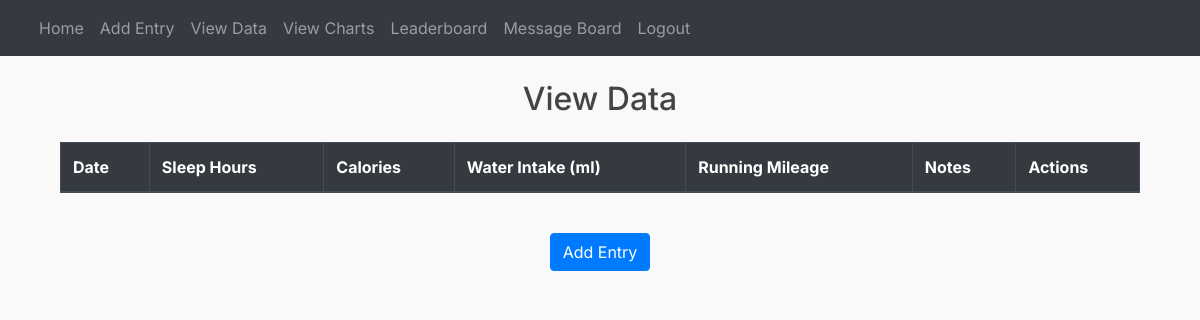
/view_data (signed in), run on an earlier commit of the app's database.
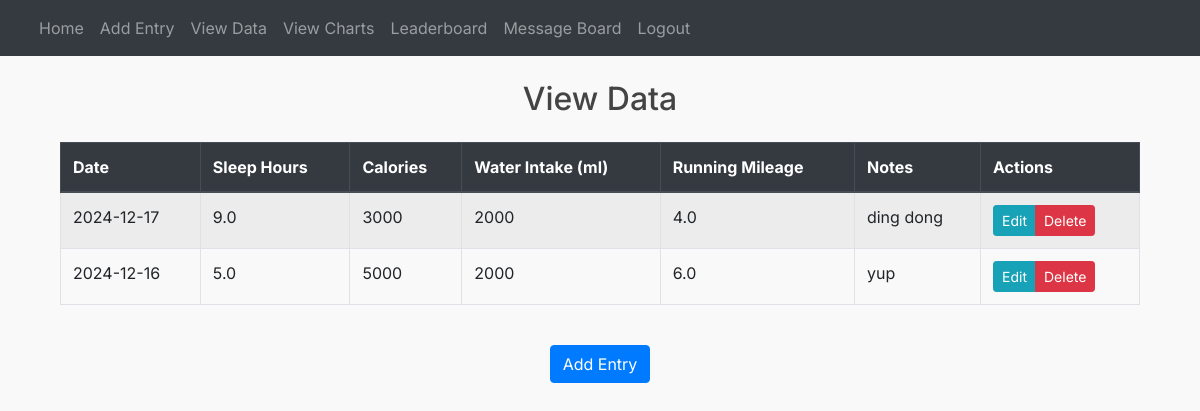
And on a later commit of the database.
### website/models.py (models this page shows)
class Entry(db.Model):
    id = db.Column(db.Integer, primary_key=True)
    date = db.Column(db.Date, default=datetime.date.today)
    sleep_hours = db.Column(db.Float, default=0)
    calories = db.Column(db.Integer, default=0)
    water_intake = db.Column(db.Integer, default=0)
    running_mileage = db.Column(db.Float, default=0)
    notes = db.Column(db.Text, nullable=True)
    user_id = db.Column(db.Integer, db.ForeignKey('user.id'))

### website/views.py (the view)
@views.route('/view_data', methods=['GET', 'POST'])
@login_required
def view_data():
    entries = Entry.query.filter_by(user_id=current_user.id).order_by(Entry.date.desc()).all()
    print(f"Found {len(entries)} entries for user {current_user.id}")  # Debug print
    for entry in entries:
        print(f"Entry {entry.id}: date={entry.date}, sleep={entry.sleep_hours}, calories={entry.calories}, water={entry.water_intake}, miles={entry.running_mileage}")  # Debug print
    return render_template("view_data.html", user=current_user, entries=entries, chart_data=True)

### website/__init__.py (called while the page is built)
@event.listens_for(Engine, "connect")
def set_sqlite_pragma(dbapi_connection, connection_record):
    if isinstance(dbapi_connection, sqlite3.Connection):
        cursor = dbapi_connection.cursor()
        cursor.execute("PRAGMA foreign_keys=ON")
        cursor.close()

def create_app():
    app = Flask(__name__)
    app.config['DEBUG'] = True
    app.config['SECRET_KEY'] = 'chenburger'
    app.config['SQLALCHEMY_DATABASE_URI'] = f'sqlite:///{DB_NAME}'
    app.config['SQLALCHEMY_TRACK_MODIFICATIONS'] = False
    db.init_app(app)
    migrate = Migrate(app, db)
    socketio.init_app(app)
    from .views import views
    from .auth import auth
    app.register_blueprint(auth, url_prefix='/')
    app.register_blueprint(views, url_prefix='/')
    from .models import User, Entry
    with app.app_context():
        db.create_all()
    login_manager = LoginManager()
    login_manager.login_view = 'auth.login'
    login_manager.init_app(app)
    @login_manager.user_loader
    def load_user(id):
        return User.query.get(int(id))
    return app

### website/templates/view_data.html
{% extends "base.html" %}
{% block content %}
{% if user.is_authenticated %}
<div class="container mt-4">
    <h2 class="mb-4 text-center typewriter">View Data</h2>
    <div class="table-responsive">
        <table class="table table-striped table-bordered table-hover">
            <thead class="thead-dark">
                <tr>
                    <th scope="col">Date</th>
                    <th scope="col">Sleep Hours</th>
                    <th scope="col">Calories</th>
                    <th scope="col">Water Intake (ml)</th>
                    <th scope="col">Running Mileage</th>
                    <th scope="col">Notes</th>
                    <th scope="col">Actions</th>
                </tr>
            </thead>
            <tbody>
                {% for entry in entries %}
                <tr>
                    <td>{{ entry.date }}</td>
                    <td>{{ entry.sleep_hours }}</td>
                    <td>{{ entry.calories }}</td>
                    <td>{{ entry.water_intake }}</td>
                    <td>{{ entry.running_mileage }}</td>
                    <td>{{ entry.notes }}</td>
                    <td>
                        <div class="btn-group" role="group">
                            <a href="{{ url_for('views.edit_entry', entry_id=entry.id) }}" class="btn btn-info btn-sm">Edit</a>
                            <a href="{{ url_for('views.delete_entry', entry_id=entry.id) }}"
                               class="btn btn-danger btn-sm"
                               onclick="return confirm('Are you sure you want to delete this entry?');">Delete</a>
                        </div>
                    </td>
                </tr>
                {% endfor %}
            </tbody>
        </table>
    </div>
    <div class="text-center mt-4">
        <a href="{{ url_for('views.add_entry') }}" class="btn btn-primary">Add Entry</a>
    </div>
</div>
{% else %}
    <p>Please log in.</p>
{% endif %}
{% endblock %}

### website/templates/base.html (shortened to what this page needs)
<!DOCTYPE html>
<html lang="en">
    <head>
        <link
            rel="stylesheet"
            href="https://stackpath.bootstrapcdn.com/bootstrap/4.4.1/css/bootstrap.min.css"
        />
        <link
            rel="stylesheet"
            href="https://stackpath.bootstrapcdn.com/font-awesome/4.7.0/css/font-awesome.min.css"
        />
        <link
            rel="stylesheet"
            href="{{ url_for('static', filename='styles.css') }}"
        />
    </head>
    <body>
        <nav class="navbar navbar-expand-lg navbar-dark bg-dark">
            <div class="container-fluid">
                <div class="collapse navbar-collapse" id="navbar">
                    <div class="navbar-nav">
                        {% if user.is_authenticated %}
                        <a class="nav-item nav-link" id="home" href="/">Home</a>
                        <a class="nav-item nav-link" id="add_entry" href="/add_entry">Add Entry</a>
                        <a class="nav-item nav-link" id="view_data" href="/view_data">View Data</a>
                        <a class="nav-item nav-link" id="view_charts" href="/view_charts">View Charts</a>
                        <a class="nav-item nav-link" id="leaderboard" href="{{ url_for('auth.leaderboard') }}">Leaderboard</a>
                        <a class="nav-item nav-link" id="message_board" href="{{ url_for('views.message_board') }}">Message Board</a>
                        <a class="nav-item nav-link" id="logout" href="/logout">Logout</a>
                        {% else %}
                        <a class="nav-item nav-link" id="login" href="/login">Login</a>
                        <a class="nav-item nav-link" id="signUp" href="/sign-up">Sign Up</a>
                        {% endif %}
                    </div>
                </div>
            </div>
        </nav>
        <div class="container">{% block content %}{% endblock %}</div>
    </body>
</html>

### website/static/styles.css (style rules this page uses)
body { font-family: 'Inter', -apple-system, BlinkMacSystemFont, 'Segoe UI', Roboto, Oxygen, Ubuntu, Cantarell, sans-serif; color: #444; background-color: #f9f9f9; }
.typewriter { position: relative; width: 100%; overflow: hidden; }
h2.typewriter::after { content: ''; position: absolute; right: 0; top: 0; height: 100%; width: 100%; background: white; border-left: 2px solid #666; animation: typing 0.5s steps(30) forwards; }
.table-responsive { margin-top: 20px; }
.table th { background-color: #f8f9fa; }

What changed in the data, as far as the page shows it:
added Entry: date "2024-12-17", sleep_hours "9.0", calories "3000", water_intake "2000", running_mileage "4.0", notes "ding dong"
added Entry: date "2024-12-16", sleep_hours "5.0", calories "5000", water_intake "2000", running_mileage "6.0", notes "yup"
